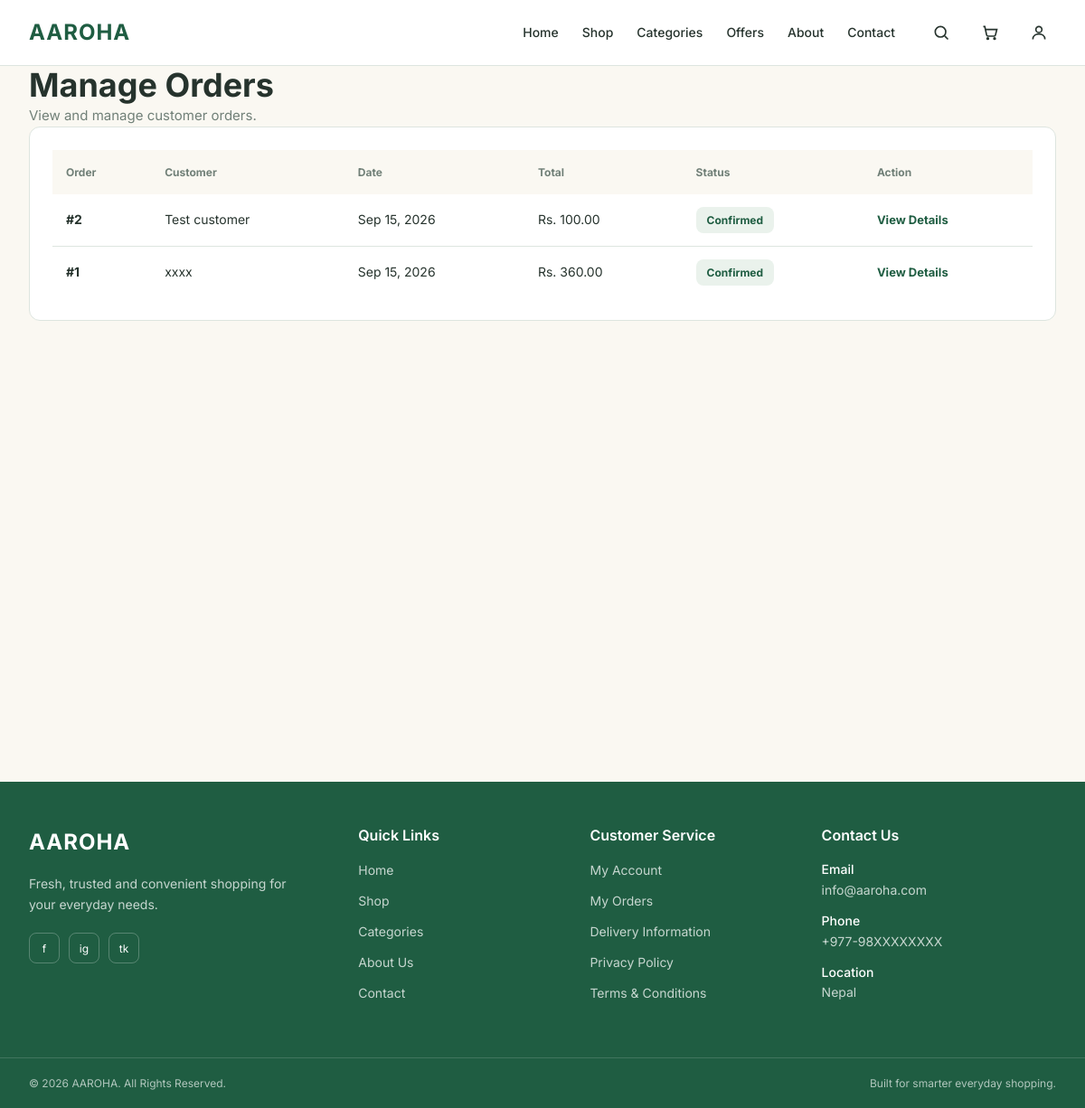
The app's page /accounts/manage-orders/ (signed in) with its own data.
### orders/models.py (models this page shows, shortened)
class Order(models.Model):
    STATUS_CHOICES = [
        ('Pending', 'Pending'),
        ('Confirmed', 'Confirmed'),
        ('Processing', 'Processing'),
        ('Shipped', 'Shipped'),
        ('Delivered', 'Delivered'),
        ('Cancelled', 'Cancelled'),
    ]
    user = models.ForeignKey(
        User,
        on_delete=models.CASCADE,
        related_name='orders'
    )
    customer_name = models.CharField(max_length=150)
    phone = models.CharField(max_length=20)
    address = models.TextField()
    city = models.CharField(max_length=100)
    total_amount = models.DecimalField(
        max_digits=10,
        decimal_places=2
    )
    status = models.CharField(
        max_length=20,
        choices=STATUS_CHOICES,
        default='Pending'
    )
    created_at = models.DateTimeField(auto_now_add=True)
    updated_at = models.DateTimeField(auto_now=True)

### accounts/views.py (the view, shortened to what this page needs)
# urls.py: path('manage-orders/', views.manage_orders, name='manage_orders'),
@login_required
def manage_orders(request):
    from orders.models import Order
    if request.user.is_superuser:
        orders = Order.objects.all().order_by('-created_at')
        return render(
            request,
            'accounts/manage_orders.html',
            {
                'orders': orders,
            }
        )

### templates/accounts/manage_orders.html (shortened to what this page needs)
{% extends 'base.html' %}
{% block content %}
<section class="page-section">
    <div class="container">
        <div class="page-header">
            <div>
                <h1>Manage Orders</h1>
                <p>View and manage customer orders.</p>
            </div>
        </div>
        <div class="orders-management-card">
            {% if orders %}
                <div class="orders-table-wrapper">
                    <table class="orders-table">
                        <thead>
                            <tr>
                                <th>Order</th>
                                <th>Customer</th>
                                <th>Date</th>
                                <th>Total</th>
                                <th>Status</th>
                                <th>Action</th>
                            </tr>
                        </thead>
                        <tbody>
                            {% for order in orders %}
                            <tr>
                                <td>
                                    <strong>
                                        #{{ order.id }}
                                    </strong>
                                </td>
                                <td>
                                    {{ order.customer_name }}
                                </td>
                                <td>
                                    {{ order.created_at|date:"M d, Y" }}
                                </td>
                                <td>
                                    Rs. {{ order.total_amount }}
                                </td>
                                <td>
                                    <span class="order-status status-{{ order.status|lower }}">
                                        {{ order.status }}
                                    </span>
                                </td>
                                <td>
                                    <a
                                        href="{% url 'manage_order_detail' order.id %}"
                                        class="view-order-button"
                                    >
                                        View Details
                                    </a>
                                </td>
                            </tr>
                            {% endfor %}
                        </tbody>
                    </table>
                </div>
            {% endif %}
        </div>
    </div>
</section>
{% endblock %}

### static/css/app.css (style rules this page uses)
:root { --primary: #1F5D42; --primary-dark: #174832; --primary-light: #E8F3EC; --secondary: #7BAE8A; --accent: #E6A93A; --background: #FAF8F2; --surface: #FFFFFF; --text-primary: #26332D; --text-secondary: #718078; --border: #DDE5DF; --success: #2E8B57; --warning: #D99A2B; --danger: #D9534F; --info: #4A90A4; --ai: #665C91; --font-family: "Inter", Arial, sans-serif; --radius-sm: 6px; --radius-md: 8px; --radius-lg: 12px; --radius-xl: 16px; --shadow-sm: 0 2px 8px rgba(38, 51, 45, 0.06); --shadow-md: 0 4px 16px rgba(38, 51, 45, 0.08); --shadow-lg: 0 8px 30px rgba(38, 51, 45, 0.10); --navbar-height: 72px; --sidebar-width: 240px; --max-width: 1440px; }
* { margin: 0; padding: 0; box-sizing: border-box; }
html { scroll-behavior: smooth; }
body { font-family: var(--font-family); background: var(--background); color: var(--text-primary); font-size: 15px; line-height: 1.6; }
a { color: inherit; text-decoration: none; }
.container { width: 100%; max-width: var(--max-width); margin: 0 auto; padding-left: 32px; padding-right: 32px; }
h1 { font-size: 36px; font-weight: 700; line-height: 1.2; }
p { color: var(--text-secondary); }
.container { width: 100%; max-width: 1440px; margin-left: auto; margin-right: auto; padding-left: 32px; padding-right: 32px; }
.order-status { padding: 7px 12px; border-radius: 8px; font-size: 12px; font-weight: 700; }
.status-confirmed { background: #EAF2EC; color: #1F5D42; }
.orders-management-card, .management-card { background: #FFFFFF; border: 1px solid #DDE5DF; border-radius: 12px; padding: 25px; }
.orders-table-wrapper { width: 100%; overflow-x: auto; }
.orders-table { width: 100%; border-collapse: collapse; }
.orders-table th { text-align: left; padding: 15px; background: #FAF8F2; color: #718078; font-size: 12px; font-weight: 700; }
.orders-table td { padding: 17px 15px; border-bottom: 1px solid #DDE5DF; color: #26332D; font-size: 14px; }
.orders-table tbody tr:last-child td { border-bottom: none; }
.orders-table td strong { color: #26332D; }
.view-order-button { color: #1F5D42; text-decoration: none; font-size: 13px; font-weight: 700; }

### records on screen
Order: id "2", customer_name "Test customer", created_at "Sep 15, 2026", total_amount "100.00", status "Confirmed"
Order: id "1", customer_name "xxxx", created_at "Sep 15, 2026", total_amount "360.00", status "Confirmed"
